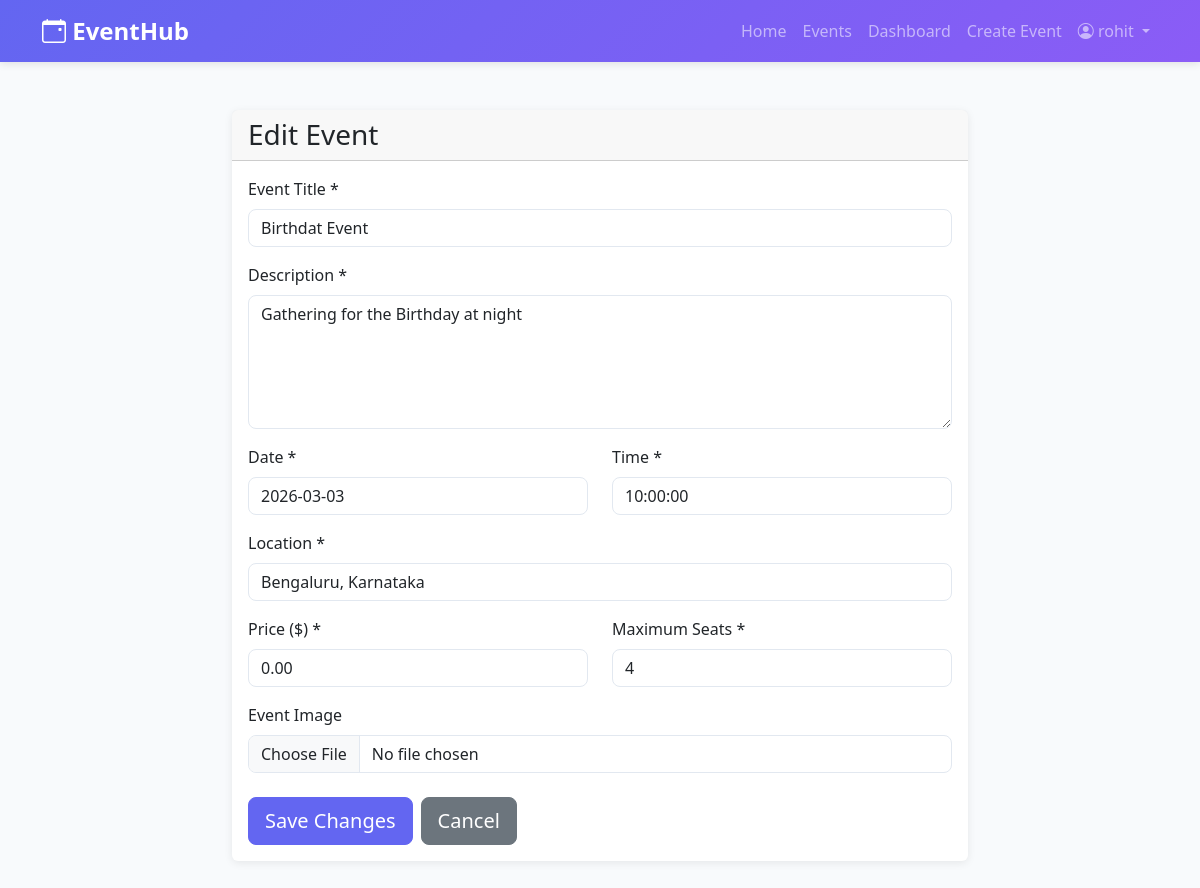
The app's page /events/1/edit/ (signed in) with its own data.
### events/models.py (models this page shows, shortened)
class CustomUser(AbstractUser):
    ROLE_CHOICES = (
        ('admin', 'Admin'),
        ('organizer', 'Event Organizer'),
        ('attendee', 'Attendee'),
    )
    role = models.CharField(max_length=20, choices=ROLE_CHOICES, default='attendee')
    bio = models.TextField(blank=True, null=True)
    profile_image = models.ImageField(upload_to='profiles/', blank=True, null=True)
    created_at = models.DateTimeField(auto_now_add=True)
    class Meta:
        ordering = ['-created_at']

class Event(models.Model):
    title = models.CharField(max_length=200)
    description = models.TextField()
    date = models.DateField()
    time = models.TimeField()
    location = models.CharField(max_length=300)
    price = models.DecimalField(max_digits=10, decimal_places=2, default=0.00, validators=[MinValueValidator(0)])
    max_seats = models.IntegerField(validators=[MinValueValidator(1)])
    available_seats = models.IntegerField(validators=[MinValueValidator(0)])
    image = models.ImageField(upload_to='events/', blank=True, null=True)
    created_by = models.ForeignKey(CustomUser, on_delete=models.CASCADE, related_name='organized_events')
    created_at = models.DateTimeField(auto_now_add=True)
    updated_at = models.DateTimeField(auto_now=True)
    class Meta:
        ordering = ['-date', '-time']
        indexes = [
            models.Index(fields=['date', 'time']),
            models.Index(fields=['created_by']),
        ]

### events/views.py (the view)
# urls.py: path('events/<int:pk>/edit/', views.edit_event, name='edit_event'),
@login_required
def edit_event(request, pk):
    event = get_object_or_404(Event, pk=pk)
    if request.user != event.created_by and request.user.role != 'admin':
        messages.error(request, 'You do not have permission to edit this event.')
        return redirect('event_detail', pk=pk)
    if request.method == 'POST':
        form = EventForm(request.POST, request.FILES, instance=event)
        if form.is_valid():
            form.save()
            messages.success(request, 'Event updated successfully!')
            return redirect('event_detail', pk=event.pk)
    else:
        form = EventForm(instance=event)
    return render(request, 'events/edit_event.html', {'form': form, 'event': event})

### events/forms.py (shortened to what this page needs)
class EventForm(forms.ModelForm):
    class Meta:
        model = Event
        fields = ('title', 'description', 'date', 'time', 'location', 'price', 'max_seats', 'image')
    def __init__(self, *args, **kwargs):
        super().__init__(*args, **kwargs)
        self.fields['title'].widget.attrs.update({'class': 'form-control', 'placeholder': 'Event Title'})
        self.fields['description'].widget.attrs.update({'class': 'form-control', 'rows': 5, 'placeholder': 'Event Description'})
        self.fields['date'].widget.attrs.update({'class': 'form-control', 'type': 'date'})
        self.fields['time'].widget.attrs.update({'class': 'form-control', 'type': 'time'})
        self.fields['location'].widget.attrs.update({'class': 'form-control', 'placeholder': 'Event Location'})
        self.fields['price'].widget.attrs.update({'class': 'form-control', 'placeholder': '0.00', 'step': '0.01'})
        self.fields['max_seats'].widget.attrs.update({'class': 'form-control', 'placeholder': 'Maximum Seats'})
        self.fields['image'].widget.attrs.update({'class': 'form-control'})

### events/templates/events/edit_event.html (shortened to what this page needs)
{% extends 'base.html' %}
{% block content %}
<div class="container py-5">
    <div class="row justify-content-center">
        <div class="col-lg-8">
            <div class="card">
                <div class="card-header">
                    <h3 class="mb-0">Edit Event</h3>
                </div>
                <div class="card-body">
                    <form method="post" enctype="multipart/form-data" novalidate>
                        <div class="mb-3">
                            <label for="{{ form.title.id_for_label }}" class="form-label">Event Title *</label>
                            {{ form.title }}
                        </div>
                        <div class="mb-3">
                            <label for="{{ form.description.id_for_label }}" class="form-label">Description *</label>
                            {{ form.description }}
                        </div>
                        <div class="row">
                            <div class="col-md-6 mb-3">
                                <label for="{{ form.date.id_for_label }}" class="form-label">Date *</label>
                                {{ form.date }}
                            </div>
                            <div class="col-md-6 mb-3">
                                <label for="{{ form.time.id_for_label }}" class="form-label">Time *</label>
                                {{ form.time }}
                            </div>
                        </div>
                        <div class="mb-3">
                            <label for="{{ form.location.id_for_label }}" class="form-label">Location *</label>
                            {{ form.location }}
                        </div>
                        <div class="row">
                            <div class="col-md-6 mb-3">
                                <label for="{{ form.price.id_for_label }}" class="form-label">Price ($) *</label>
                                {{ form.price }}
                            </div>
                            <div class="col-md-6 mb-3">
                                <label for="{{ form.max_seats.id_for_label }}" class="form-label">Maximum Seats *</label>
                                {{ form.max_seats }}
                            </div>
                        </div>
                        <div class="mb-4">
                            <label for="{{ form.image.id_for_label }}" class="form-label">Event Image</label>
                            {{ form.image }}
                        </div>
                        <div class="d-flex gap-2">
                            <button type="submit" class="btn btn-primary btn-lg">Save Changes</button>
                            <a href="{% url 'event_detail' event.pk %}" class="btn btn-secondary btn-lg">Cancel</a>
                        </div>
                    </form>
                </div>
            </div>
        </div>
    </div>
</div>
{% endblock %}

### events/templates/base.html (shortened to what this page needs)
<!DOCTYPE html>
<html lang="en">
<head>
    <link href="https://cdn.jsdelivr.net/npm/bootstrap@5.3.0/dist/css/bootstrap.min.css" rel="stylesheet">
    <link rel="stylesheet" href="https://cdn.jsdelivr.net/npm/bootstrap-icons@1.11.0/font/bootstrap-icons.css">
</head>
<body>
    <nav class="navbar navbar-expand-lg navbar-dark sticky-top">
        <div class="container">
            <a class="navbar-brand" href="{% url 'home' %}">
                <i class="bi bi-calendar-event"></i> EventHub
            </a>
            <div class="collapse navbar-collapse" id="navbarNav">
                <ul class="navbar-nav ms-auto">
                    <li class="nav-item">
                        <a class="nav-link" href="{% url 'home' %}">Home</a>
                    </li>
                    <li class="nav-item">
                        <a class="nav-link" href="{% url 'event_list' %}">Events</a>
                    </li>
                    {% if user.is_authenticated %}
                        <li class="nav-item">
                            <a class="nav-link" href="{% url 'dashboard' %}">Dashboard</a>
                        </li>
                        {% if user.role == 'organizer' %}
                            <li class="nav-item">
                                <a class="nav-link" href="{% url 'create_event' %}">Create Event</a>
                            </li>
                        {% endif %}
                        <li class="nav-item dropdown">
                            <a class="nav-link dropdown-toggle" href="#" id="userDropdown" role="button" data-bs-toggle="dropdown">
                                <i class="bi bi-person-circle"></i> {{ user.username }}
                            </a>
                        </li>
                    {% endif %}
                </ul>
            </div>
        </div>
    </nav>
    <main>
        {% block content %}{% endblock %}
    </main>
</body>
</html>

### events/templates/base.html (style rules this page uses)
:root { --primary-color: #6366f1; --secondary-color: #8b5cf6; --success-color: #10b981; --danger-color: #ef4444; }
body { background-color: #f8fafc; font-family: 'Segoe UI', Tahoma, Geneva, Verdana, sans-serif; }
.navbar { background: linear-gradient(135deg, var(--primary-color) 0%, var(--secondary-color) 100%); box-shadow: 0 2px 8px rgba(0,0,0,0.1); }
.navbar-brand { font-weight: 700; font-size: 1.5rem; }
.btn-primary { background-color: var(--primary-color); border-color: var(--primary-color); }
.card { border: none; box-shadow: 0 2px 8px rgba(0,0,0,0.08); transition: transform 0.3s ease, box-shadow 0.3s ease; }
.form-control, .form-select { border-radius: 0.5rem; border: 1px solid #e2e8f0; }

### records on screen
CustomUser: username "rohit"
Event: title "Birthdat Event", description "Gathering for the Birthday at night", date "2026-03-03", time "10:00:00", location "Bengaluru, Karnataka", price "0.00", max_seats "4"
